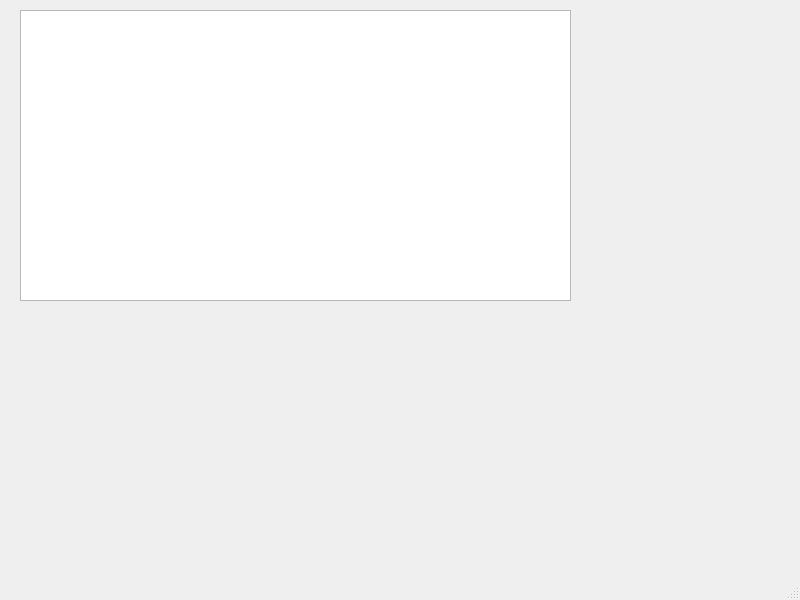
<?xml version="1.0" encoding="UTF-8"?>
<ui version="4.0">
 <class>MainWindow</class>
 <widget class="QMainWindow" name="MainWindow">
  <property name="geometry">
   <rect>
    <x>0</x>
    <y>0</y>
    <width>800</width>
    <height>600</height>
   </rect>
  </property>
  <property name="windowTitle">
   <string>MainWindow</string>
  </property>
  <widget class="QWidget" name="centralwidget">
   <widget class="QTextEdit" name="textEdit">
    <property name="geometry">
     <rect>
      <x>20</x>
      <y>10</y>
      <width>551</width>
      <height>291</height>
     </rect>
    </property>
   </widget>
  </widget>
  <widget class="QMenuBar" name="menubar">
   <property name="geometry">
    <rect>
     <x>0</x>
     <y>0</y>
     <width>800</width>
     <height>23</height>
    </rect>
   </property>
  </widget>
  <widget class="QStatusBar" name="statusbar"/>
 </widget>
 <resources/>
 <connections/>
</ui>
